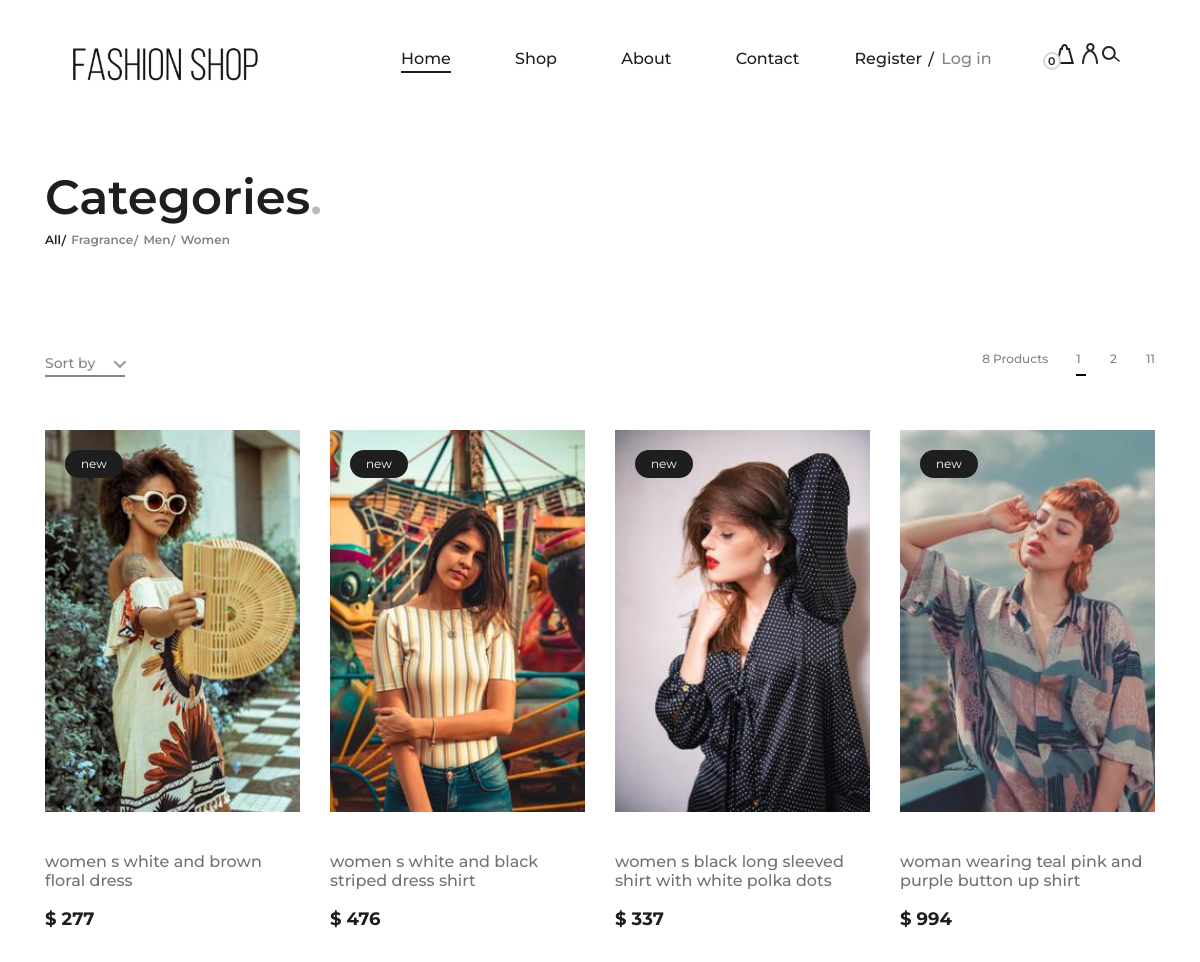
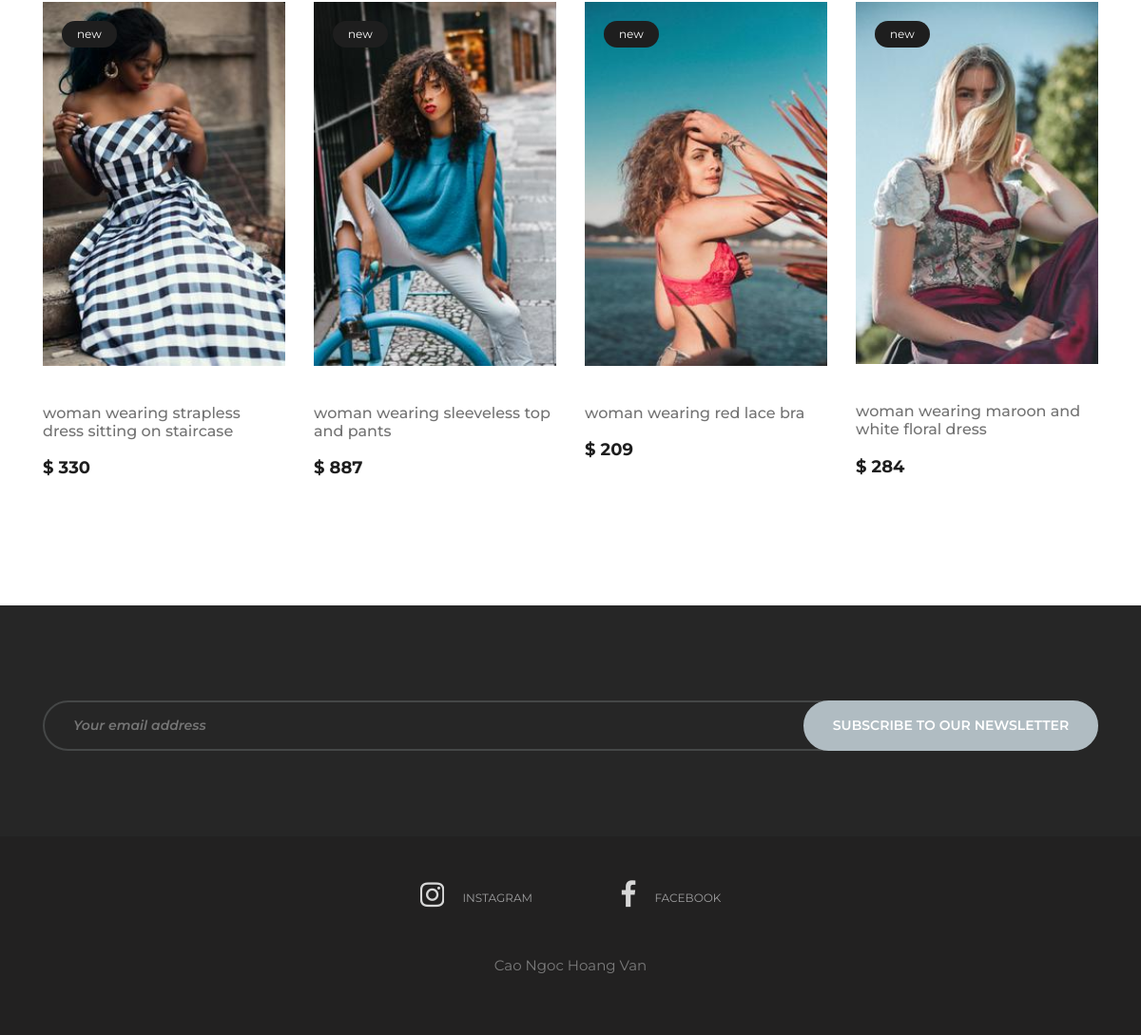
The page /categories on the database its author committed (2 pictures, top to bottom).
### fashionshop/models.py (models this page shows, shortened)
class Category(db.Model):
    id = db.Column(db.Integer, primary_key = True)
    name = db.Column(db.String(100), nullable = False)
    products = db.relationship('Product', backref='type', lazy = True)

class Product(db.Model):
    id = db.Column(db.Integer, primary_key = True)
    title = db.Column(db.String(100), nullable = False)
    date_posted = db.Column(db.DateTime, nullable = False, default = datetime.utcnow)
    price = db.Column(db.Integer, nullable = False)
    description = db.Column(db.Text, nullable=False)
    image_file = db.Column(db.String(), nullable = True, default='default.jpg')
    category_id = db.Column(db.Integer, db.ForeignKey('category.id'), nullable = False)
    cartitems = db.relationship('CartItem', backref='Product', lazy = True)

### fashionshop/routes.py (the view)
@app.route('/categories')
def categories():
    page = request.args.get('page', 1, type = int)
    products = Product.query.order_by(Product.title.desc()).paginate(page = page, per_page = 8)
    categories = Category.query.all()
    return render_template('categories.html', title = 'Categories', products = products, categories = categories)

### fashionshop/templates/categories.html (shortened to what this page needs)
{% extends "layout.html" %}
{% block content %}
<section class="page-add">
    <div class="container">
        <div class="row">
            <div class="col-lg-4">
                <div class="page-breadcrumb">
                    <h2>Categories<span>.</span></h2>
                    {% if not category %}
                        <a class="active" href="{{ url_for('categories')}}">All</a>
                    {% else %}
                        <a href="{{ url_for('categories')}}">All</a>
                    {% endif%}
                    {% for categori in categories %}
                        {% if categori == category %}
                            <a class="active" href="{{ url_for('category',category_name = categori.name)}}">{{ category.name }}</a>
                        {% else %}
                            <a href="{{ url_for('category',category_name = categori.name)}}">{{ categori.name }}</a>
                        {% endif %}
                    {% endfor %}
                </div>
            </div>
        </div>
    </div>
</section>
<section class="categories-page spad">
    <div class="container">
        <div class="categories-controls">
            <div class="row">
                <div class="col-lg-12">
                    <div class="categories-filter">
                        <div class="cf-left">
                        </div>
                        <div class="cf-right">
                            <span>8 Products</span>
                            {% for page_num in products.iter_pages(left_edge = 1, right_edge = 1, left_current = 1, right_current = 2) %}
                                {% if page_num %}
                                    {% if products.page == page_num %}
                                        <a href="{{ url_for('categories', page = page_num )}}" class="active"> {{ page_num }}</a>
                                    {% else %}
                                        <a href="{{ url_for('categories', page = page_num )}}"> {{ page_num }}</a>
                                    {% endif %}
                                {% endif%}
                            {% endfor %}
                        </div>
                    </div>
                </div>
            </div>
        </div>
        <div class="row">
            {% for product in products.items %}
            <div class="col-lg-3 col-md-6">
                <div class="single-product-item">
                    <figure>
                        <img src="{{ url_for('static', filename='img/products/' + product.image_file) }}" alt="">
                        <div class="p-status">new</div>
                    </figure>
                    <div class="product-text">
                        <a href="{{ url_for('product', product_id = product.id)}}">
                            <h6> {{ product.title }}</h6>
                        </a>
                        <p>$ {{ product.price }}</p>
                    </div>
                </div>
            </div>
            {% endfor %}
    </div>
</section>
{% endblock content %}

### fashionshop/templates/layout.html (shortened to what this page needs)
<!DOCTYPE html>
<html lang="zxx">
<head>
    <link rel="stylesheet" href="{{ url_for('static', filename='css/bootstrap.min.css') }}" type="text/css">
    <link rel="stylesheet" href="{{ url_for('static', filename='css/font-awesome.min.css') }}" type="text/css">
    <link rel="stylesheet" href="{{ url_for('static', filename='css/nice-select.css') }}" type="text/css">
    <link rel="stylesheet" href="{{ url_for('static', filename='css/owl.carousel.min.css') }}" type="text/css">
    <link rel="stylesheet" href="{{ url_for('static', filename='css/magnific-popup.css') }}" type="text/css">
    <link rel="stylesheet" href="{{ url_for('static', filename='css/slicknav.min.css') }}" type="text/css">
    <link rel="stylesheet" href="{{ url_for('static', filename='css/style.css') }}" type="text/css">
</head>
<body>
    <header class="header-section">
        <div class="container-fluid">
            <div class="inner-header">
                <div class="logo navbar-brand">
                    <a href="{{ url_for('home') }}">
                        <img src="{{ url_for('static', filename='img/ico.PNG') }}" alt="">
                    </a>
                </div>
                <div class="header-right">
                    <a href="{{ url_for('cart') }}">
                        <img src="{{ url_for('static', filename='img/icons/bag.png') }}" alt="">
                        {% if "quantity" in session %}
                            <span>{{ session['quantity'] }}</span>
                        {% else %}
                            <span> 0 </span>
                        {% endif %}
                    </a>
                    <a href="{{ url_for('user')}}">
                        <img src="{{ url_for('static', filename='img/icons/man.png') }}" alt="">
                    </a>
                    <img src="{{ url_for('static', filename='img/icons/search.png') }}" alt="" class="search-trigger">
                </div>
                {% if current_user.is_authenticated %}
                    <div class="user-access">
                        <a href="{{ url_for('logout') }}">Log out</a>
                    </div>
                {% else %}
                    <div class="user-access">
                        <a href="{{ url_for('register') }}">Register</a>
                        <a href="{{ url_for('login') }}" class="in">Log in</a>
                    </div>
                {% endif %}
                <nav class="main-menu mobile-menu">
                    <ul>
                        <li><a class="active" href="{{ url_for('home') }}">Home</a></li>
                        <li><a href="{{ url_for('categories') }}">Shop</a>
                        </li>
                        <li><a href="{{ url_for('about') }}">About</a></li>
                        <li><a href="{{ url_for('contact') }}">Contact</a></li>
                    </ul>
                </nav>
            </div>
        </div>
    </header>
      {% block content %}{% endblock %}
    <footer class="footer-section spad">
        <div class="container">
            <div class="newslatter-form">
                <div class="row">
                    <div class="col-lg-12">
                        <form action="#" mehod = "Post">
                            <input type="text" placeholder="Your email address" name="subcribe_email">
                            <button type="submit">Subscribe to our newsletter</button>
                        </form>
                    </div>
                </div>
            </div>
        </div>
        <div class="social-links-warp">
			<div class="container">
				<div class="social-links text-center">
					<a href="" class="instagram"><i class="fa fa-instagram"></i><span>instagram</span></a>
					<a href="" class="facebook"><i class="fa fa-facebook"></i><span>facebook</span></a>
				</div>
			</div>
<div class="container text-center pt-5">
                <p>
                    Cao Ngoc Hoang Van
  </p>
            </div>
		</div>
    </footer>
</body>
</html>

### rows shown on the page
Category: name "Fragrance"
Category: name "Men"
Category: name "Women"
Product: image_file (picture), title "women s white and brown floral dress", price "277"
Product: image_file (picture), title "women s white and black striped dress shirt", price "476"
Product: image_file (picture), title "women s black long sleeved shirt with white polka dots", price "337"
Product: image_file (picture), title "woman wearing teal pink and purple button up shirt", price "994"
Product: image_file (picture), title "woman wearing strapless dress sitting on staircase", price "330"
Product: image_file (picture), title "woman wearing sleeveless top and pants", price "887"
Product: image_file (picture), title "woman wearing red lace bra", price "209"
Product: image_file (picture), title "woman wearing maroon and white floral dress", price "284"

### other values the page prints
{{ page_num }} "1"
{{ page_num }} "2" "11"
